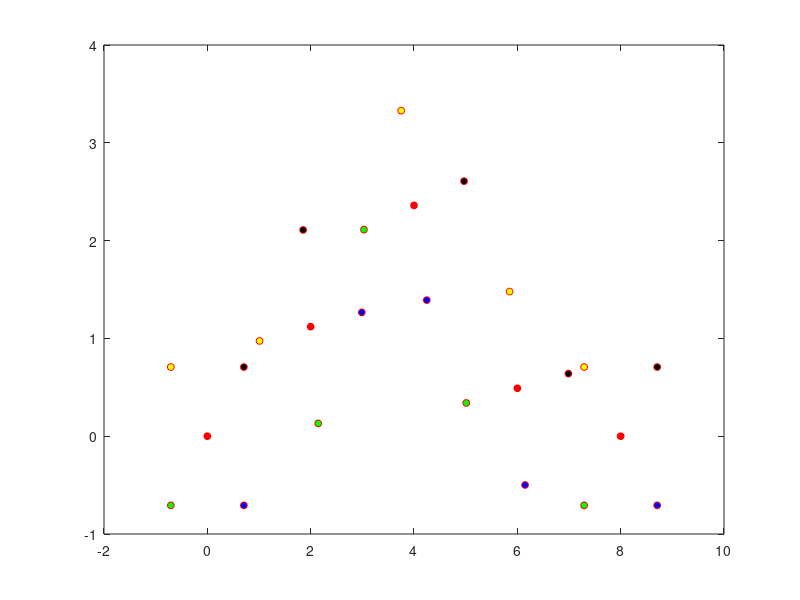
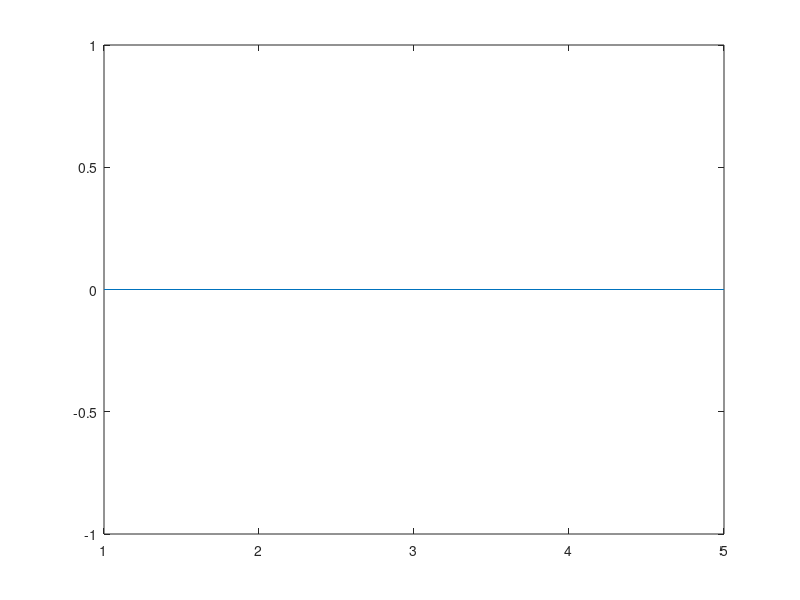

MATLAB code to generate these figures, in order:
N = 4;
nx = 6 * N;
nu = 3 * N;

mpc.N = N;
mpc.nx = nx;
mpc.nu = nu;
mpc.duration = 5;
mpc.controlHorizon = 4;
mpc.predictionHorizon = 30;
mpc.dt = 1;

x_dr = [-1/sqrt(2), 1/sqrt(2), 1/sqrt(2), -1/sqrt(2);
    1/sqrt(2), 1/sqrt(2), -1/sqrt(2), -1/sqrt(2);
    0, 0, 0 ,0];

x_r = 0:8;
y_r = [0 .15 1.12 2.36 2.36 1.46 .49 .06 0];
cs = spline(x_r,[0 y_r 0]); 
x_r = linspace(0, 8, mpc.duration);
y_r = ppval(cs, x_r);
y_prime = ppval(fnder(cs,1),x_r);
prime = [ones(size(y_prime)); y_prime; zeros(size(y_prime))];
x_d = zeros(mpc.nx, mpc.duration); lst = [];
for t = 1:mpc.duration
    if prime(1,t) == 0
        psi = 0;
    else
        psi = atan2(prime(1,t),prime(2,t));
    end
    if prime(3,t) == 0
        gamma = 0;
    else
        gamma = atan2(prime(3,t),prime(2,t));   
    end
    lst = [lst, gamma];
    R = roty(rad2deg(-gamma)) * rotz(rad2deg(-psi));
    x_d(:,t) = reshape([[x_r(t);y_r(t);0] + R * x_dr; repmat(prime(:,t),1,N)],6*N,1);
end
figure();
for t = 1:mpc.duration
plot(x_r(t), y_r(t),'-or','MarkerSize',5,'MarkerFaceColor','r')
hold on;
plot(x_d(1,t),x_d(2,t),'-or','MarkerSize',5,'MarkerFaceColor','k');
plot(x_d(7,t),x_d(8,t),'or','MarkerSize',5,'MarkerFaceColor','b');
plot(x_d(13,t),x_d(14,t),'or','MarkerSize',5,'MarkerFaceColor','g');
plot(x_d(19,t),x_d(20,t),'or','MarkerSize',5,'MarkerFaceColor','y');
pause(0.4)

end
figure()
plot(lst)
%%
mpc.nx = nx;
mpc.nu = nu;
mpc.duration = 5;
mpc.controlHorizon = 4;
mpc.predictionHorizon = 30;
mpc.dt = 1;
A = [1 mpc.dt;
    0 1];
B = [mpc.dt^2/2;
    mpc.dt];
A_kron = kron(kron(A, eye(3, 3)), eye(N, N));
B_kron = kron(kron(B, eye(3, 3)), eye(N, N));
mpc.stateFct = @(x,u) A_kron * x + B_kron * u;
mpc.costFct = @costFunction;
mpc.xMin = [-Inf; -Inf; -Inf; -15; -15; -15];
mpc.xMax = [Inf; Inf; Inf; 15; 15; 15];
mpc.uMin = [-4; -4; 4];
mpc.uMax = -mpc.uMin;
mpc.Q = kron(diag([10, 10, 10, 5, 5, 5]), eye(N, N));
mpc.P = kron(eye(3,3), eye(N, N));
mpc.Qn = kron(diag([50, 50, 50, 50, 50, 50]), eye(N ,N));


mpc.x0 = zeros(6 * mpc.N, 1);
mpc.u0 = zeros(3 * mpc.N, 1);






con = zeros(mpc.nx*mpc.duration,size(B_kron,2));
con(1:mpc.nx,:) = B_kron;
for k=1:mpc.duration-1
  con(k*mpc.nx+1:(k+1)*mpc.nx,:) = A_kron * con((k-1)*mpc.nx+1:k*mpc.nx,:);
end
conB = zeros(mpc.duration*mpc.nx,size(B_kron,2));
for k=1:mpc.duration
    conB((k-1)*mpc.nx+1:end,(k-1)*size(B_kron,2)+1:k*size(B_kron,2)) =  con(1:end-(k-1)*mpc.nx,:); 
end

conA = zeros(mpc.nx*mpc.duration,mpc.nx*mpc.duration);
conA(1:mpc.nx,1:mpc.nx) = A_kron;
for k=1:mpc.duration-1
  conA(k*mpc.nx+1:(k+1)*mpc.nx,1:mpc.nx) = A_kron * conA((k-1)*mpc.nx+1:k*mpc.nx,1:mpc.nx);
end
